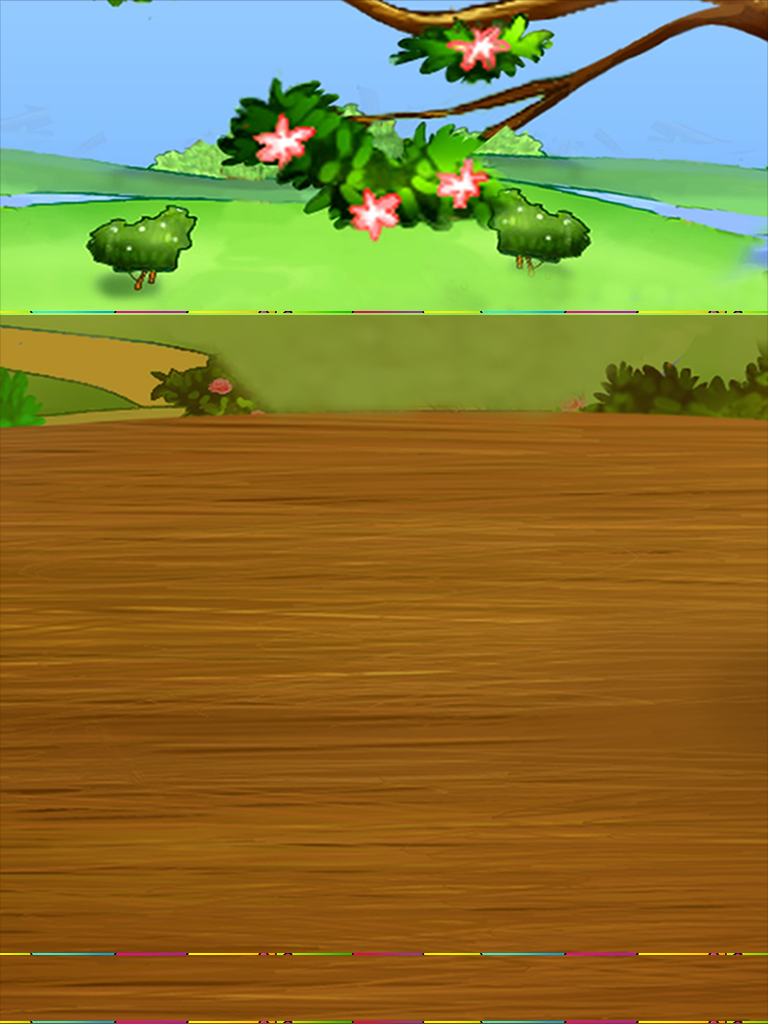

The image is a tile-based game level rendered from a .tmx file. Its description and source (layers, tilesets, objects; grid data summarised) follow:
An orthogonal 12x16 tile map with 64x64 px tiles, 1 tile layer (块层 2) and 36 objects.

<map version="1.0" orientation="orthogonal" width="12" height="16" tilewidth="64" tileheight="64">
 <tileset firstgid="1" name="GameSceneBg_IPad" tilewidth="64" tileheight="64">
  <image source="GameSceneBg_IPad.png" width="768" height="1024" />
 </tileset>
 <layer name="块层 2" width="12" height="16">
  <data>[192 cells, 192 non-empty, 192 distinct tile ids]</data>
 </layer>
 <objectgroup name="PaopaoLayer" width="12" height="16">
  <object x="32" y="928" />
  <object x="96" y="928" />
  <object x="160" y="928" />
  <object x="224" y="928" />
  <object x="288" y="928" />
  <object x="352" y="928" />
  <object x="416" y="928" />
  <object x="480" y="928" />
  <object x="544" y="928" />
  <object x="608" y="928" />
  <object x="32" y="864" />
  <object x="96" y="864" />
  <object x="160" y="864" />
  <object x="224" y="864" />
  <object x="288" y="864" />
  <object x="352" y="864" />
  <object x="416" y="864" />
  <object x="480" y="864" />
  <object x="544" y="864" />
  <object x="608" y="864" />
  <object x="32" y="800" />
  <object x="96" y="800" />
  <object x="160" y="800" />
  <object x="224" y="800" />
  <object x="288" y="800" />
  <object x="352" y="800" />
  <object x="416" y="800" />
  <object x="480" y="800" />
  <object x="544" y="800" />
  <object x="608" y="800" />
  <object x="672" y="800" />
  <object x="736" y="800" />
  <object x="672" y="864" />
  <object x="736" y="864" />
  <object x="672" y="928" />
  <object x="736" y="928" />
 </objectgroup>
</map>
